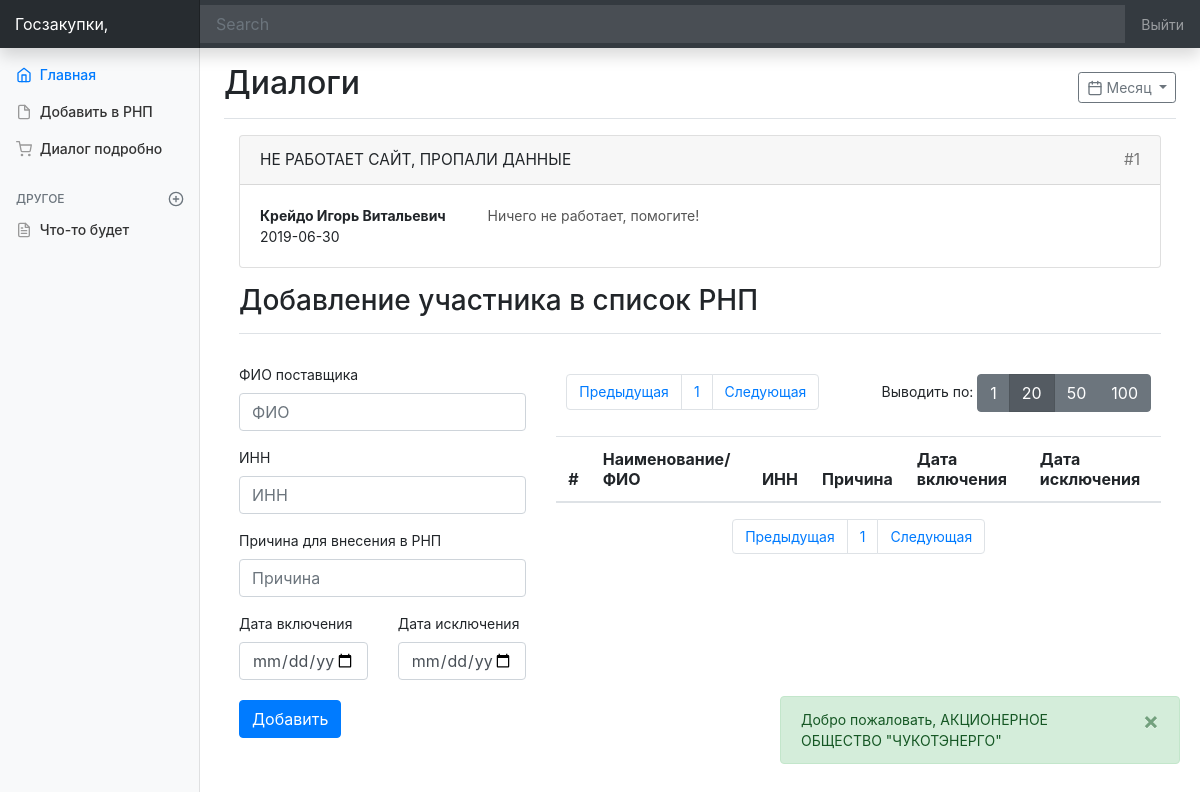
The app's page /userpanel/index.php?page=2&limit=20 (signed in) with its own data.
### tables this page shows
CREATE TABLE `support` (
  `id` int(11) NOT NULL,
  `id_user` int(11) NOT NULL,
  `id_admin` int(11) NOT NULL,
  `reason` varchar(255) NOT NULL,
  `date_created` date NOT NULL,
  `status` int(11) NOT NULL
);

CREATE TABLE `user` (
  `id` int(11) NOT NULL,
  `fio` varchar(255) NOT NULL,
  `inn` varchar(255) NOT NULL,
  `phone` varchar(255) NOT NULL,
  `type` varchar(255) NOT NULL,
  `email` varchar(255) NOT NULL,
  `password` varchar(255) NOT NULL,
  `date_reg` date NOT NULL,
  `rnp` int(11) NOT NULL,
  `token` varchar(255) NOT NULL
);

### userpanel/templates/dialog.php (the view, shortened to what this page needs)
<main role="main" class="col-md-9 ml-sm-auto col-lg-10 px-4">
<div class="main_container">
  <div class="d-flex justify-content-between flex-wrap flex-md-nowrap align-items-center pt-3 pb-2 mb-3 border-bottom">
    <h1 class="h2">Диалоги</h1>
    <div class="btn-toolbar mb-2 mb-md-0">
      <button type="button" class="btn btn-sm btn-outline-secondary dropdown-toggle">
        Месяц
      </button>
    </div>
  </div>
    <div class="col-12">
        <?for ($i=0;$i<count($supportDialodsData);$i++){?>
        <div class="card">
          <div class="card-header">
             <?=$supportDialodsData[$i]['reason']?>
            <div style="float:right;color:#777;">#<?=$supportDialodsData[$i]['id']?></div>
          </div>
          <div class="card-body">
              <div class="row">
                <div class="col-3">
                  <div class="">
                    <div class="black_bold_title">
                        <b> <?=$supportDialodsData[$i]['fio']?></b>
                      </div>
                      <div class="item_date_block">
                        <div class="gray_title">
                              <?=$supportDialodsData[$i]['date_created']?>
                        </div>
                      </div>
                  </div>
                  </div>
                <div class="col-9">
                  <div class="">
                      <div class="" style="color:#555;">
                      <?=$supportDialodsData[$i]['text']?>
                      </div>
                  </div>
                </div>
              </div>
            </div>
        </div>
        <?}?>
      <div class="d-flex justify-content-between flex-wrap flex-md-nowrap align-items-center pt-3 pb-2 mb-3 border-bottom">
        <h3 class="h3">Добавление участника в список РНП</h3>
      </div>
    <div class="row" style="margin-top: 30px;" >
        <div class="col-4">
            <form action="send.php?act=addUserToRNP" method="post">
                <div class="form-group">
                    <label for="exampleInputEmail1">ФИО поставщика</label>
                <input type="text" class="form-control smartfinder" name="name" id="exampleInputEmail1" aria-describedby="emailHelp" placeholder="ФИО ">
              </div>
              <div class="form-group">
                <label for="exampleInputEmail1">ИНН</label>
                <input type="text" class="form-control" name="inn" id="exampleInputEmail1" aria-describedby="emailHelp" placeholder="ИНН">
              </div>
              <div class="form-group">
                <label for="exampleInputPassword1">Причина для внесения в РНП</label>
                <input type="text" class="form-control" name="reason" id="exampleInputPassword1" placeholder="Причина">
              </div>
              <div class="row" style="margin-top: 10px">
                  <div class="col-6">
                      <label for="exampleInputPassword1">Дата включения</label>
                      <input type="date" class="form-control"  placeholder="Дата включения" name="date_start">
                  </div>
                  <div class="col-6">
                      <label for="exampleInputPassword1">Дата исключения</label>
                      <input type="date" class="form-control"  placeholder="Дата исключения" name="date_end">
                  </div>
              </div>
              <button type="submit" class="btn btn-primary" style="margin-top:20px;">Добавить</button>
            </form>
        </div>
        <div class="col-8">
            <div style="padding:10px;float:left;">
        <nav aria-label="Page navigation example">
          <ul class="pagination justify-content-center">
            <li class="page-item <?=(($page==1) ? "disabled":"" )?>">
              <a class="page-link" href="?page=<?=$page-1?>&limit=<?=$limit?>" tabindex="-1" aria-disabled="true">Предыдущая</a>
            </li>
              <?  for ($i=0;$i<$rnpPagesNum;$i++){?>
            <li class="page-item <?=(($page-1==$i) ? "active":"") ?>"><a class="page-link" href="?page=<?=($i+1)?>&limit=<?=$limit?>"><?=$i+1?></a></li>
              <?}?>
            <li class="page-item <?=(($page==$rnpPagesNum) ? "disabled":"") ?>">
              <a class="page-link " href="?page=<?=$page+1?>&limit=<?=$limit?>">Следующая</a>
            </li>
          </ul>
        </nav>
            </div>
            <div style="padding:10px;float:right;">
                                Выводить по:
            <div class="btn-group" role="group" aria-label="Basic example">
              <a href="?page=<?=$page?>&limit=1" class="btn btn-secondary <?=(($limit==1) ? "active":"") ?>">1</a>
                <a href="?page=<?=$page?>&limit=20" class="btn btn-secondary <?=(($limit==20) ? "active":"") ?>">20</a>
              <a href="?page=<?=$page?>&limit=50" class="btn btn-secondary <?=(($limit==50) ? "active":"") ?>">50</a>
              <a href="?page=<?=$page?>&limit=100" class="btn btn-secondary <?=(($limit==1) ? "active":"") ?>">100</a>
            </div>
                </div>
            <div class="table_block ">
                    <table class="table table-hover">
                      <thead>
                        <tr>
                          <th scope="col">#</th>
                          <th scope="col">Наименование/ФИО</th>
                          <th scope="col">ИНН</th>
                          <th scope="col">Причина</th>
                          <th scope="col">Дата включения</th>
                          <th scope="col">Дата исключения</th>
                        </tr>
                      </thead>
                </table>
        </div>
        <nav aria-label="Page navigation example">
          <ul class="pagination justify-content-center">
            <li class="page-item <?=(($page==1) ? "disabled":"" )?>">
              <a class="page-link" href="?page=<?=$page-1?>&limit=<?=$limit?>" tabindex="-1" aria-disabled="true">Предыдущая</a>
            </li>
              <?  for ($i=0;$i<$rnpPagesNum;$i++){?>
            <li class="page-item <?=(($page-1==$i) ? "active":"") ?>"><a class="page-link" href="?page=<?=($i+1)?>&limit=<?=$limit?>"><?=$i+1?></a></li>
              <?}?>
            <li class="page-item <?=(($page==$rnpPagesNum) ? "disabled":"") ?>">
              <a class="page-link " href="?page=<?=$page+1?>&limit=<?=$limit?>">Следующая</a>
            </li>
          </ul>
        </nav>
    </div>
</div>
</main>

### userpanel/css/style.css (style rules this page uses)
body { font-size: .875rem; }
.feather { width: 16px; height: 16px; vertical-align: text-bottom; }
[role="main"] { padding-top: 133px; }
@media (min-width: 768px) { [role="main"] { padding-top: 48px; } }
.card-header { font-size: 1.1em; text-transform: uppercase; background-color: }

### records on screen
support: reason "НЕ РАБОТАЕТ САЙТ, ПРОПАЛИ ДАННЫЕ", id "1", id_user.fio "Крейдо Игорь Витальевич", date_created "2019-06-30", text "Ничего не работает, помогите!"

### other values on screen
$_SESSION['SUCCESS'] "Добро пожаловать, АКЦИОНЕРНОЕ ОБЩЕСТВО \"ЧУКОТЭНЕРГО\""
